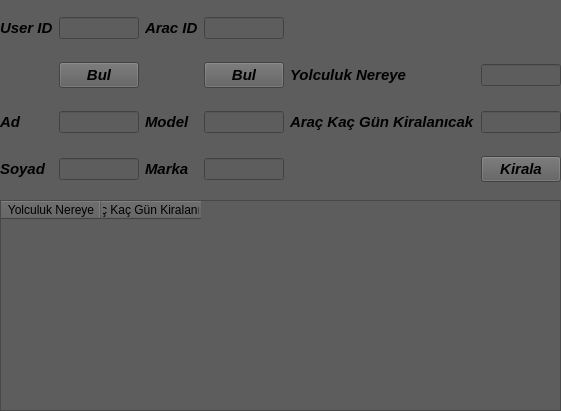
<?xml version="1.0" encoding="UTF-8"?>
<ui version="4.0">
 <class>Form</class>
 <widget class="QWidget" name="Form">
  <property name="geometry">
   <rect>
    <x>0</x>
    <y>0</y>
    <width>561</width>
    <height>411</height>
   </rect>
  </property>
  <property name="windowTitle">
   <string>Form</string>
  </property>
  <property name="styleSheet">
   <string notr="true">background-color: rgb(93, 93, 93);</string>
  </property>
  <widget class="QWidget" name="gridLayoutWidget">
   <property name="geometry">
    <rect>
     <x>0</x>
     <y>0</y>
     <width>561</width>
     <height>201</height>
    </rect>
   </property>
   <layout class="QGridLayout" name="gridLayout">
    <item row="0" column="2">
     <widget class="QLabel" name="label_2">
      <property name="font">
       <font>
        <pointsize>11</pointsize>
        <italic>true</italic>
        <bold>true</bold>
       </font>
      </property>
      <property name="text">
       <string>Arac ID</string>
      </property>
     </widget>
    </item>
    <item row="2" column="4">
     <widget class="QLineEdit" name="lineEdit_model">
      <property name="enabled">
       <bool>false</bool>
      </property>
     </widget>
    </item>
    <item row="2" column="1">
     <widget class="QLineEdit" name="lineEdit_ad">
      <property name="enabled">
       <bool>false</bool>
      </property>
     </widget>
    </item>
    <item row="0" column="1">
     <widget class="QLineEdit" name="lineEdit_id"/>
    </item>
    <item row="2" column="0">
     <widget class="QLabel" name="label_5">
      <property name="font">
       <font>
        <pointsize>11</pointsize>
        <italic>true</italic>
        <bold>true</bold>
       </font>
      </property>
      <property name="text">
       <string>Ad</string>
      </property>
     </widget>
    </item>
    <item row="3" column="1">
     <widget class="QLineEdit" name="lineEdit_soyad">
      <property name="enabled">
       <bool>false</bool>
      </property>
     </widget>
    </item>
    <item row="3" column="2">
     <widget class="QLabel" name="label_8">
      <property name="font">
       <font>
        <pointsize>11</pointsize>
        <italic>true</italic>
        <bold>true</bold>
       </font>
      </property>
      <property name="text">
       <string>Marka</string>
      </property>
     </widget>
    </item>
    <item row="0" column="0">
     <widget class="QLabel" name="label">
      <property name="font">
       <font>
        <pointsize>11</pointsize>
        <italic>true</italic>
        <bold>true</bold>
       </font>
      </property>
      <property name="text">
       <string>User ID</string>
      </property>
     </widget>
    </item>
    <item row="0" column="4">
     <widget class="QLineEdit" name="lineEdit_aracid"/>
    </item>
    <item row="2" column="2">
     <widget class="QLabel" name="label_7">
      <property name="font">
       <font>
        <pointsize>11</pointsize>
        <italic>true</italic>
        <bold>true</bold>
       </font>
      </property>
      <property name="text">
       <string>Model</string>
      </property>
     </widget>
    </item>
    <item row="3" column="0">
     <widget class="QLabel" name="label_6">
      <property name="font">
       <font>
        <pointsize>11</pointsize>
        <italic>true</italic>
        <bold>true</bold>
       </font>
      </property>
      <property name="text">
       <string>Soyad</string>
      </property>
     </widget>
    </item>
    <item row="1" column="1">
     <widget class="QPushButton" name="pushButton_2">
      <property name="font">
       <font>
        <pointsize>11</pointsize>
        <italic>true</italic>
        <bold>true</bold>
       </font>
      </property>
      <property name="text">
       <string>Bul</string>
      </property>
     </widget>
    </item>
    <item row="1" column="4">
     <widget class="QPushButton" name="pushButton">
      <property name="font">
       <font>
        <pointsize>11</pointsize>
        <italic>true</italic>
        <bold>true</bold>
       </font>
      </property>
      <property name="text">
       <string>Bul</string>
      </property>
     </widget>
    </item>
    <item row="3" column="4">
     <widget class="QLineEdit" name="lineEdit_marka">
      <property name="enabled">
       <bool>false</bool>
      </property>
     </widget>
    </item>
    <item row="1" column="5">
     <widget class="QLabel" name="label_3">
      <property name="font">
       <font>
        <pointsize>11</pointsize>
        <italic>true</italic>
        <bold>true</bold>
       </font>
      </property>
      <property name="text">
       <string>Yolculuk Nereye</string>
      </property>
     </widget>
    </item>
    <item row="2" column="5">
     <widget class="QLabel" name="label_4">
      <property name="font">
       <font>
        <pointsize>11</pointsize>
        <italic>true</italic>
        <bold>true</bold>
       </font>
      </property>
      <property name="text">
       <string>Araç Kaç Gün Kiralanıcak</string>
      </property>
     </widget>
    </item>
    <item row="1" column="6">
     <widget class="QLineEdit" name="lineEdit_2"/>
    </item>
    <item row="2" column="6">
     <widget class="QLineEdit" name="kira"/>
    </item>
    <item row="3" column="6">
     <widget class="QPushButton" name="pushButton_kirala">
      <property name="font">
       <font>
        <pointsize>11</pointsize>
        <italic>true</italic>
        <bold>true</bold>
       </font>
      </property>
      <property name="text">
       <string>Kirala</string>
      </property>
     </widget>
    </item>
   </layout>
  </widget>
  <widget class="QTableWidget" name="tableWidget">
   <property name="geometry">
    <rect>
     <x>0</x>
     <y>200</y>
     <width>561</width>
     <height>211</height>
    </rect>
   </property>
   <column>
    <property name="text">
     <string>Yolculuk Nereye</string>
    </property>
   </column>
   <column>
    <property name="text">
     <string>Araç Kaç Gün Kiralanıcak</string>
    </property>
   </column>
  </widget>
 </widget>
 <resources/>
 <connections/>
</ui>
